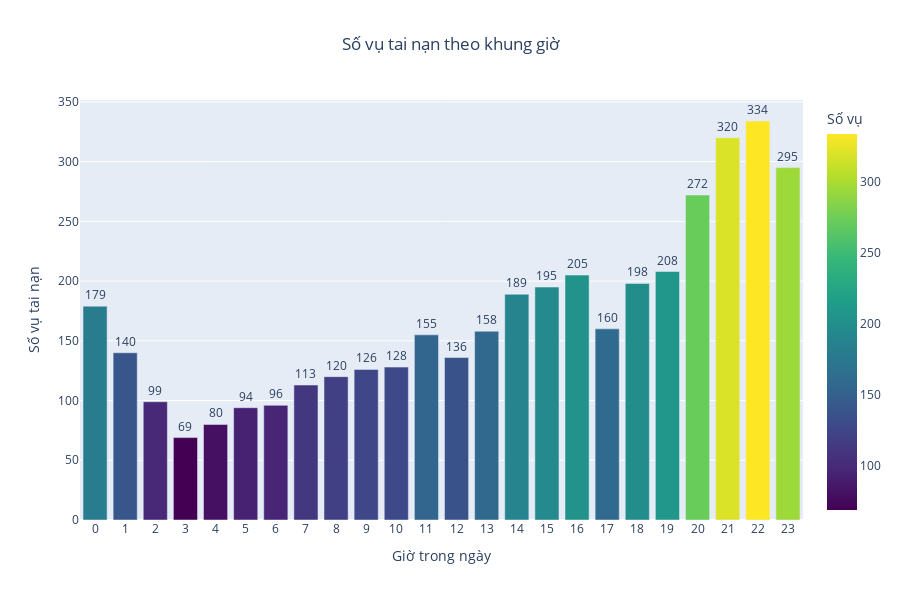

Notebook code for this chart:
### Markdown cell above
### Biểu đồ 3: Xu hướng tai nạn theo từng thời điểm trong ngày

### Code cell
# Convert 'Thời gian xảy ra tai nạn' to datetime to extract hour
data['Giờ'] = pd.to_datetime(data['Thời gian xảy ra tai nạn'], format='%H:%M:%S', errors='coerce').dt.hour

# Count the number of accidents for each hour
hourly_accidents = data['Giờ'].value_counts().sort_index().reset_index()
hourly_accidents.columns = ['Giờ', 'Số vụ']

# Plot hourly accidents using Plotly
fig_hourly = px.bar(
    hourly_accidents, 
    x='Giờ', 
    y='Số vụ', 
    title='Số vụ tai nạn theo khung giờ',
    text='Số vụ',
    color='Số vụ',
    color_continuous_scale='Viridis'  # Use Magma color scale
)

# Customize layout for hourly accidents chart
fig_hourly.update_traces(textposition='outside')
fig_hourly.update_layout(
    title_x=0.5,  # Center the title
    xaxis_title='Giờ trong ngày',
    yaxis_title='Số vụ tai nạn',
    xaxis=dict(tickmode='linear', dtick=1),  # Ensure all hour values are displayed
    width=900,  # Adjusted width
    height=600,  # Adjusted height
    font=dict(size=12)  # Set default font size
)

# Show the figure for hourly accidents
fig_hourly.show()

### Figure 1 — Plotly figure (JSON) as saved in the notebook; plotly's stock layout.template omitted (floating-point values rounded to 4 significant figures)
{"data": [{"alignmentgroup": "True", "hovertemplate": "Giờ=%{x}<br>Số vụ=%{marker.color}<extra></extra>", "legendgroup": "", "marker": {"color": [179, 140, 99, 69, 80, 94, 96, 113, 120, 126, 128, 155, 136, 158, 189, 195, 205, 160, 198, 208, 272, 320, 334, 295], "coloraxis": "coloraxis", "pattern": {"shape": ""}}, "name": "", "offsetgroup": "", "orientation": "v", "showlegend": false, "text": [179, 140, 99, 69, 80, 94, 96, 113, 120, 126, 128, 155, 136, 158, 189, 195, 205, 160, 198, 208, 272, 320, 334, 295], "textposition": "outside", "type": "bar", "x": [0, 1, 2, 3, 4, 5, 6, 7, 8, 9, 10, 11, 12, 13, 14, 15, 16, 17, 18, 19, 20, 21, 22, 23], "xaxis": "x", "y": [179, 140, 99, 69, 80, 94, 96, 113, 120, 126, 128, 155, 136, 158, 189, 195, 205, 160, 198, 208, 272, 320, 334, 295], "yaxis": "y"}], "layout": {"barmode": "relative", "coloraxis": {"colorbar": {"title": {"text": "Số vụ"}}, "colorscale": [[0, "#440154"], [0.1111, "#482878"], [0.2222, "#3e4989"], [0.3333, "#31688e"], [0.4444, "#26828e"], [0.5556, "#1f9e89"], [0.6667, "#35b779"], [0.7778, "#6ece58"], [0.8889, "#b5de2b"], [1, "#fde725"]]}, "font": {"size": 12}, "height": 600, "legend": {"tracegroupgap": 0}, "title": {"text": "Số vụ tai nạn theo khung giờ", "x": 0.5}, "width": 900, "xaxis": {"anchor": "y", "domain": [0, 1], "dtick": 1, "tickmode": "linear", "title": {"text": "Giờ trong ngày"}}, "yaxis": {"anchor": "x", "domain": [0, 1], "title": {"text": "Số vụ tai nạn"}}}}
